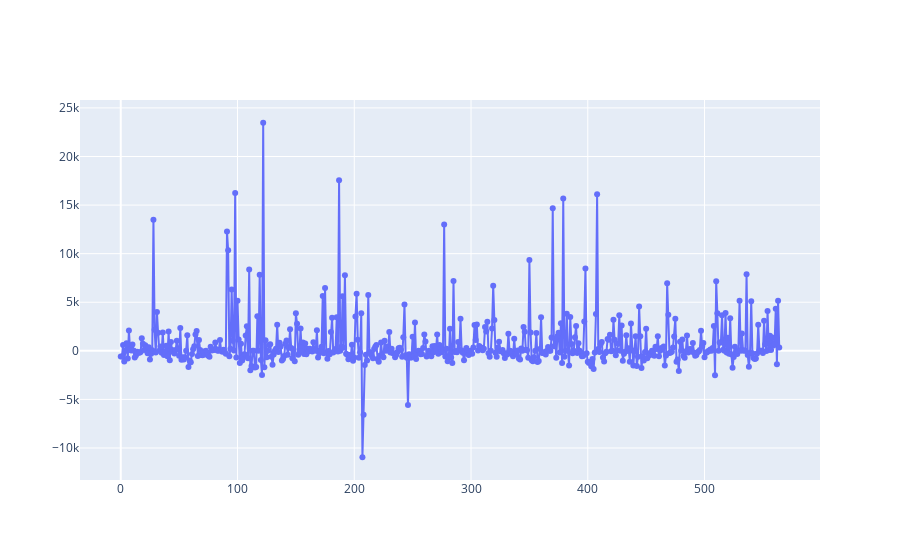

Notebook cell for this chart:
### Code cell
fig = go.Figure()

fig.add_trace(go.Scatter(
    x=[i for i in range(len(trades))],
    y=[i['pnl'] for i in trades],
    mode='lines+markers',
    name='PnL'
))

fig.show()

### Figure 1 — Plotly figure (JSON) as saved in the notebook; plotly's stock layout.template omitted (floating-point values rounded to 4 significant figures; data arrays with more than 128 entries replaced by an {"elided": "..."} marker saying what was removed)
{"data": [{"mode": "lines+markers", "name": "PnL", "type": "scatter", "x": {"elided": "565 int values"}, "y": {"elided": "565 int values"}}], "layout": {}}
